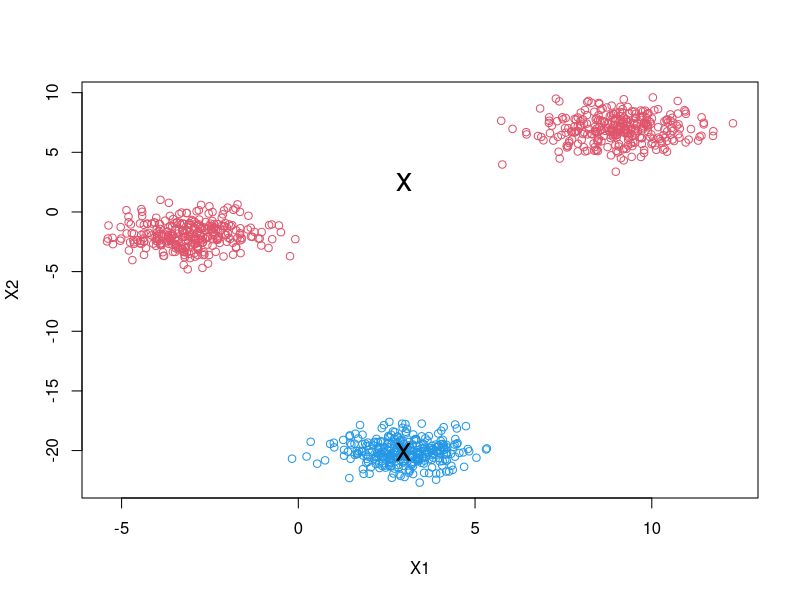
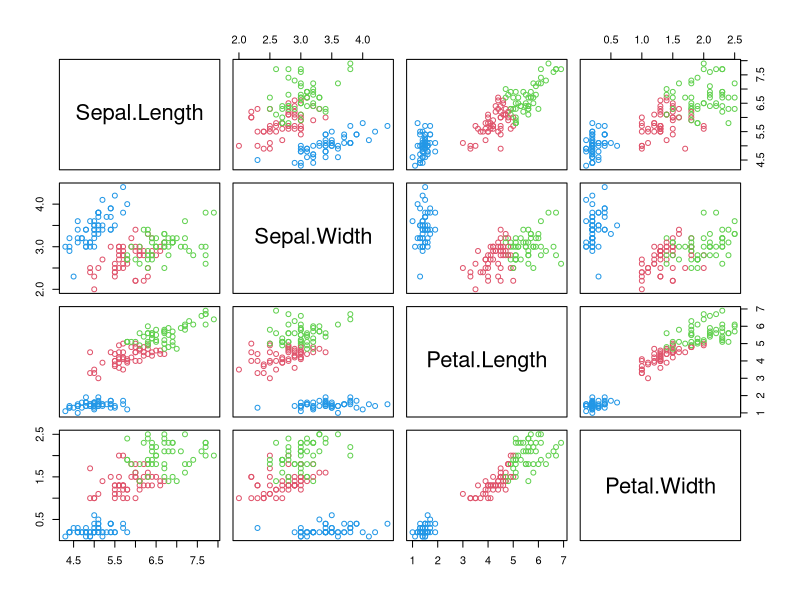

Here is the R script that generated these plots, in order:
#
# Project: r-examples (github.com/garciparedes/r-examples)
# Author: Sergio García Prado (garciparedes.me)
# Date: 2017-12
# Title: Naive k-means implementation 
#

rm(list = ls())

naiveKmeans <- function(data, k, tol = 0.01) {
  
  distance <- function(centers, data) {
    distances <- matrix(rep(0,3 * dim(data)[1]), ncol = dim(centers)[1])
    for (i in 1:dim(centers)[1]) {
      distances[,i] <- sqrt(colSums((centers[i,] - t(data))^2))
    }
    return(distances)
  }
  
  train <- function(data, k, tol) {
    ranges <- sapply(data, range)
    coordinates <- runif(dim(ranges)[2] * k, min=ranges[1,], max=ranges[2,])
    centers <- t(matrix(data = (coordinates), ncol = k))
    colnames(centers) <- colnames(data)
    distance <-  distance(centers, data)
    dataClass <- apply(distance, 1,which.min)
    reached=FALSE
    while (reached == FALSE) {
      for (i in 1:k) {
        centers[i,] = colMeans(data[dataClass == i,], na.rm = TRUE)
      }
      newDistance <-  distance(centers, data)
      newDataClass <- apply(distance, 1,which.min)
      if ((sum(newDataClass != dataClass) / dim(data)[1]) < tol){
        reached = TRUE
      }
    }
    return(centers)
  }
  
  centers <- train(data, k, tol)

  predict <- function(data) {
    distance <-  distance(centers, data)
    dataClass <- apply(distance, 1,which.min)
    names(dataClass) <- 1:dim(data)[1]
    return(dataClass)
  }

  value <- list(centers = centers, predict = predict)
  class(value) <- "naiveKmeans"
  return(value)
}

predict.naiveKmeans <- function(obj, data) {
  return(obj$predict(data))
}


# Spherical and Normal Dataset
n <- 300
data <- data.frame(rbind(
  cbind(rnorm(n, 3), rnorm(n,-20)),
  cbind(rnorm(n, 9), rnorm(n,7)), 
  cbind(rnorm(n, -3), rnorm(n,-2))
))
data.kmeans <- naiveKmeans(data, 3)
data.kmeans$centers
plot(data, col = predict(data.kmeans, data) + 1)
points(data.kmeans$centers, pch = "x", cex = 2)


# Iris Dataset
data(iris)
iris.use <- iris[,1:4]
iris.kmeans <- naiveKmeans(iris.use, 3)
iris.kmeans$centers
pairs(iris.use, col = predict(iris.kmeans, iris.use) + 1 )
